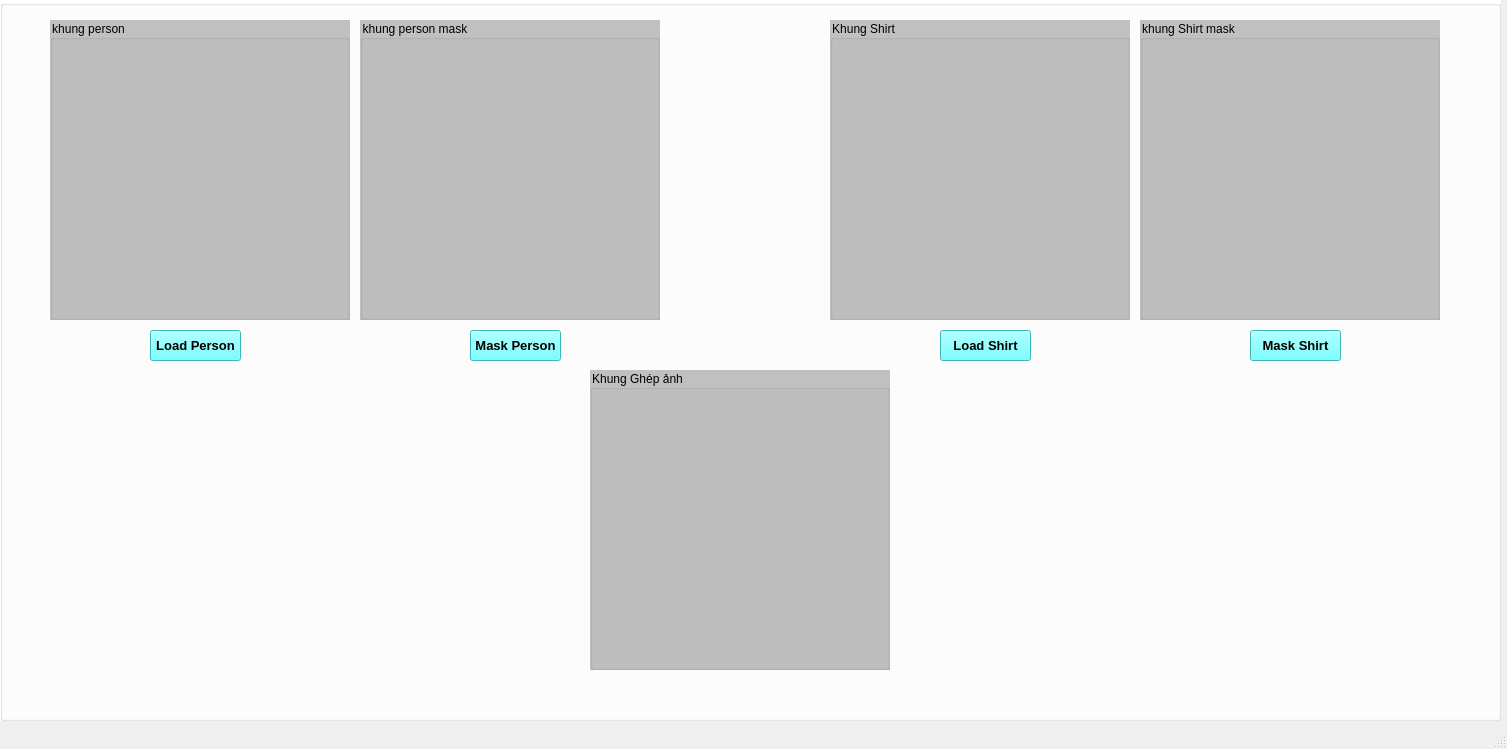
<?xml version="1.0" encoding="UTF-8"?>
<ui version="4.0">
 <class>MainWindow</class>
 <widget class="QMainWindow" name="MainWindow">
  <property name="geometry">
   <rect>
    <x>0</x>
    <y>0</y>
    <width>1507</width>
    <height>749</height>
   </rect>
  </property>
  <property name="windowTitle">
   <string>MainWindow</string>
  </property>
  <widget class="QWidget" name="centralwidget">
   <widget class="QGroupBox" name="groupBox">
    <property name="geometry">
     <rect>
      <x>0</x>
      <y>0</y>
      <width>1501</width>
      <height>721</height>
     </rect>
    </property>
    <property name="styleSheet">
     <string notr="true">background-color: rgb(255, 255, 255);</string>
    </property>
    <property name="title">
     <string/>
    </property>
    <widget class="QGroupBox" name="groupBox_2">
     <property name="geometry">
      <rect>
       <x>50</x>
       <y>20</y>
       <width>300</width>
       <height>300</height>
      </rect>
     </property>
     <property name="styleSheet">
      <string notr="true">background-color: rgb(192, 192, 192);</string>
     </property>
     <property name="title">
      <string>khung person</string>
     </property>
    </widget>
    <widget class="QGroupBox" name="groupBox_3">
     <property name="geometry">
      <rect>
       <x>360</x>
       <y>20</y>
       <width>300</width>
       <height>300</height>
      </rect>
     </property>
     <property name="styleSheet">
      <string notr="true">background-color: rgb(192, 192, 192);</string>
     </property>
     <property name="title">
      <string>khung person mask</string>
     </property>
    </widget>
    <widget class="QGroupBox" name="groupBox_5">
     <property name="geometry">
      <rect>
       <x>830</x>
       <y>20</y>
       <width>300</width>
       <height>300</height>
      </rect>
     </property>
     <property name="styleSheet">
      <string notr="true">background-color: rgb(192, 192, 192);</string>
     </property>
     <property name="title">
      <string>Khung Shirt</string>
     </property>
    </widget>
    <widget class="QGroupBox" name="groupBox_4">
     <property name="geometry">
      <rect>
       <x>1140</x>
       <y>20</y>
       <width>300</width>
       <height>300</height>
      </rect>
     </property>
     <property name="styleSheet">
      <string notr="true">background-color: rgb(192, 192, 192);</string>
     </property>
     <property name="title">
      <string>khung Shirt mask</string>
     </property>
    </widget>
    <widget class="QPushButton" name="pushButton">
     <property name="geometry">
      <rect>
       <x>150</x>
       <y>330</y>
       <width>91</width>
       <height>31</height>
      </rect>
     </property>
     <property name="font">
      <font>
       <pointsize>10</pointsize>
       <weight>75</weight>
       <bold>true</bold>
      </font>
     </property>
     <property name="styleSheet">
      <string notr="true">background-color: rgb(85, 255, 255);</string>
     </property>
     <property name="text">
      <string>Load Person</string>
     </property>
    </widget>
    <widget class="QPushButton" name="pushButton_2">
     <property name="geometry">
      <rect>
       <x>940</x>
       <y>330</y>
       <width>91</width>
       <height>31</height>
      </rect>
     </property>
     <property name="font">
      <font>
       <pointsize>10</pointsize>
       <weight>75</weight>
       <bold>true</bold>
      </font>
     </property>
     <property name="styleSheet">
      <string notr="true">background-color: rgb(85, 255, 255);</string>
     </property>
     <property name="text">
      <string>Load Shirt</string>
     </property>
    </widget>
    <widget class="QPushButton" name="pushButton_3">
     <property name="geometry">
      <rect>
       <x>470</x>
       <y>330</y>
       <width>91</width>
       <height>31</height>
      </rect>
     </property>
     <property name="font">
      <font>
       <pointsize>10</pointsize>
       <weight>75</weight>
       <bold>true</bold>
      </font>
     </property>
     <property name="styleSheet">
      <string notr="true">background-color: rgb(85, 255, 255);</string>
     </property>
     <property name="text">
      <string>Mask Person</string>
     </property>
    </widget>
    <widget class="QPushButton" name="pushButton_4">
     <property name="geometry">
      <rect>
       <x>1250</x>
       <y>330</y>
       <width>91</width>
       <height>31</height>
      </rect>
     </property>
     <property name="font">
      <font>
       <pointsize>10</pointsize>
       <weight>75</weight>
       <bold>true</bold>
      </font>
     </property>
     <property name="styleSheet">
      <string notr="true">background-color: rgb(85, 255, 255);</string>
     </property>
     <property name="text">
      <string>Mask Shirt</string>
     </property>
    </widget>
    <widget class="QGroupBox" name="groupBox_6">
     <property name="geometry">
      <rect>
       <x>590</x>
       <y>370</y>
       <width>300</width>
       <height>300</height>
      </rect>
     </property>
     <property name="styleSheet">
      <string notr="true">background-color: rgb(192, 192, 192);</string>
     </property>
     <property name="title">
      <string>Khung Ghép ảnh</string>
     </property>
    </widget>
   </widget>
  </widget>
  <widget class="QMenuBar" name="menubar">
   <property name="geometry">
    <rect>
     <x>0</x>
     <y>0</y>
     <width>1507</width>
     <height>21</height>
    </rect>
   </property>
  </widget>
  <widget class="QStatusBar" name="statusbar"/>
 </widget>
 <resources/>
 <connections/>
</ui>
